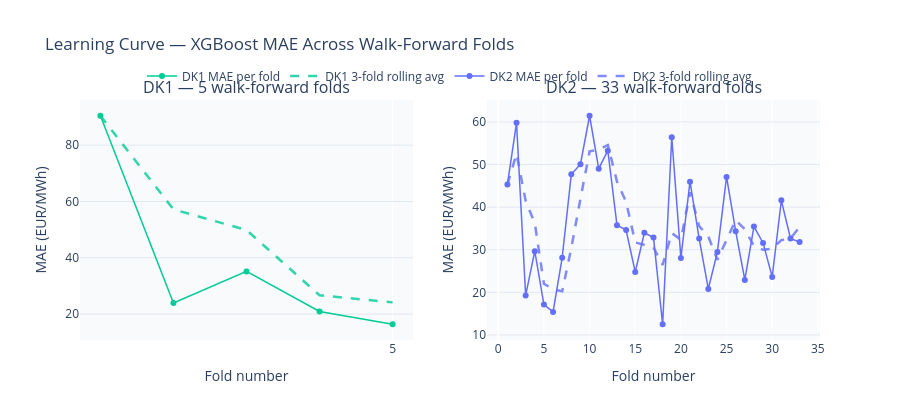

Write notebook code for a chart like this one.
### Markdown cell above
---
## 9  Learning Curve — Does More Training Data Help?

The learning curve plots MAE against walk-forward fold number (which proxies the training set size
since the window expands with each fold). A downward trend means the model continues to benefit
from more historical data. A flat or rising trend suggests saturation or distribution shift.

DK2 has 33 folds (Aug 2023 → Oct 2024) making it more informative than DK1's 5 folds.

### Code cell
fig = make_subplots(
    rows=1, cols=2,
    subplot_titles=['DK1 — 5 walk-forward folds', 'DK2 — 33 walk-forward folds'],
    horizontal_spacing=0.1,
)

for col_idx, (zone, color) in enumerate([('DK1', COLOURS['xgboost']), ('DK2', COLOURS['persistence'])], start=1):
    d = metrics[(metrics['zone'] == zone) & (metrics['model'] == 'xgboost')].sort_values('fold_id')
    
    # Rolling 3-fold average for trend line
    rolling_mae = d['mae'].rolling(window=3, min_periods=1).mean()
    
    fig.add_trace(go.Scatter(
        x=d['fold_id'], y=d['mae'],
        mode='lines+markers',
        line=dict(color=color, width=1.5),
        marker=dict(size=6),
        name=f'{zone} MAE per fold',
    ), row=1, col=col_idx)
    
    fig.add_trace(go.Scatter(
        x=d['fold_id'], y=rolling_mae,
        mode='lines',
        line=dict(color=color, width=2.5, dash='dash'),
        name=f'{zone} 3-fold rolling avg',
        opacity=0.8,
    ), row=1, col=col_idx)

fig.update_layout(
    title='Learning Curve — XGBoost MAE Across Walk-Forward Folds',
    height=420,
    plot_bgcolor='#F8FAFC',
    paper_bgcolor='white',
    legend=dict(orientation='h', yanchor='bottom', y=1.04, xanchor='center', x=0.5),
)
fig.update_yaxes(title_text='MAE (EUR/MWh)', gridcolor='#E2E8F0')
fig.update_xaxes(title_text='Fold number', dtick=5 if zone == 'DK2' else 1)
fig.show()

# Trend analysis for DK2
dk2_folds = metrics[(metrics['zone'] == 'DK2') & (metrics['model'] == 'xgboost')].sort_values('fold_id')
first5_mae = dk2_folds.head(5)['mae'].mean()
last5_mae  = dk2_folds.tail(5)['mae'].mean()
print(f'DK2 XGBoost — first 5 folds mean MAE: {first5_mae:.1f} EUR/MWh')
print(f'DK2 XGBoost — last 5 folds mean MAE:  {last5_mae:.1f} EUR/MWh')
direction = 'improved' if last5_mae < first5_mae else 'degraded'
print(f'Model {direction} as training window expanded ({abs(first5_mae - last5_mae):.1f} EUR/MWh delta)')

### Figure 1 — Plotly figure (JSON) as saved in the notebook; plotly's stock layout.template omitted (floating-point values rounded to 4 significant figures)
{"data": [{"line": {"color": "#00CC96", "width": 1.5}, "marker": {"size": 6}, "mode": "lines+markers", "name": "DK1 MAE per fold", "type": "scatter", "x": [1.0, 2.0, 3.0, 4.0, 5.0], "xaxis": "x", "y": [90.45, 23.95, 35.15, 20.94, 16.39], "yaxis": "y"}, {"line": {"color": "#00CC96", "dash": "dash", "width": 2.5}, "mode": "lines", "name": "DK1 3-fold rolling avg", "opacity": 0.8, "type": "scatter", "x": [1.0, 2.0, 3.0, 4.0, 5.0], "xaxis": "x", "y": [90.45, 57.2, 49.85, 26.68, 24.16], "yaxis": "y"}, {"line": {"color": "#636EFA", "width": 1.5}, "marker": {"size": 6}, "mode": "lines+markers", "name": "DK2 MAE per fold", "type": "scatter", "x": [1.0, 2.0, 3.0, 4.0, 5.0, 6.0, 7.0, 8.0, 9.0, 10.0, 11.0, 12.0, 13.0, 14.0, 15.0, 16.0, 17.0, 18.0, 19.0, 20.0, 21.0, 22.0, 23.0, 24.0, 25.0, 26.0, 27.0, 28.0, 29.0, 30.0, 31.0, 32.0, 33.0], "xaxis": "x2", "y": [45.29, 59.78, 19.27, 29.66, 17.13, 15.41, 28.15, 47.73, 50.07, 61.45, 49.03, 53.25, 35.77, 34.63, 24.77, 33.98, 32.85, 12.51, 56.41, 28.09, 45.98, 32.63, 20.79, 29.48, 47.09, 34.35, 22.92, 35.44, 31.6, 23.61, 41.6, 32.66, 31.79], "yaxis": "y2"}, {"line": {"color": "#636EFA", "dash": "dash", "width": 2.5}, "mode": "lines", "name": "DK2 3-fold rolling avg", "opacity": 0.8, "type": "scatter", "x": [1.0, 2.0, 3.0, 4.0, 5.0, 6.0, 7.0, 8.0, 9.0, 10.0, 11.0, 12.0, 13.0, 14.0, 15.0, 16.0, 17.0, 18.0, 19.0, 20.0, 21.0, 22.0, 23.0, 24.0, 25.0, 26.0, 27.0, 28.0, 29.0, 30.0, 31.0, 32.0, 33.0], "xaxis": "x2", "y": [45.29, 52.54, 41.45, 36.24, 22.02, 20.74, 20.23, 30.43, 41.98, 53.08, 53.52, 54.58, 46.02, 41.22, 31.72, 31.13, 30.53, 26.45, 33.93, 32.34, 43.5, 35.57, 33.13, 27.63, 32.45, 36.97, 34.79, 30.9, 29.99, 30.22, 32.27, 32.62, 35.35], "yaxis": "y2"}], "layout": {"annotations": [{"font": {"size": 16}, "showarrow": false, "text": "DK1 — 5 walk-forward folds", "x": 0.225, "xanchor": "center", "xref": "paper", "y": 1.0, "yanchor": "bottom", "yref": "paper"}, {"font": {"size": 16}, "showarrow": false, "text": "DK2 — 33 walk-forward folds", "x": 0.775, "xanchor": "center", "xref": "paper", "y": 1.0, "yanchor": "bottom", "yref": "paper"}], "height": 420, "legend": {"orientation": "h", "x": 0.5, "xanchor": "center", "y": 1.04, "yanchor": "bottom"}, "paper_bgcolor": "white", "plot_bgcolor": "#F8FAFC", "title": {"text": "Learning Curve — XGBoost MAE Across Walk-Forward Folds"}, "xaxis": {"anchor": "y", "domain": [0.0, 0.45], "dtick": 5, "title": {"text": "Fold number"}}, "xaxis2": {"anchor": "y2", "domain": [0.55, 1.0], "dtick": 5, "title": {"text": "Fold number"}}, "yaxis": {"anchor": "x", "domain": [0.0, 1.0], "gridcolor": "#E2E8F0", "title": {"text": "MAE (EUR/MWh)"}}, "yaxis2": {"anchor": "x2", "domain": [0.0, 1.0], "gridcolor": "#E2E8F0", "title": {"text": "MAE (EUR/MWh)"}}}}
